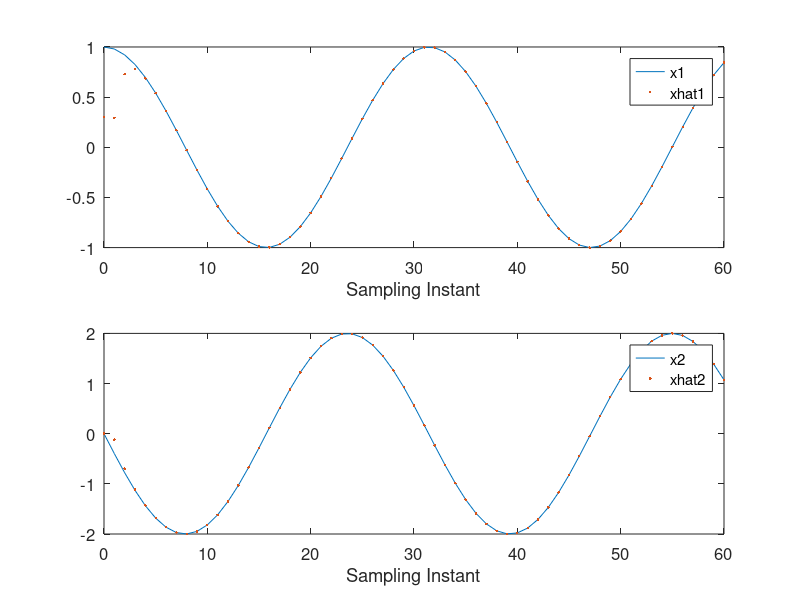

MATLAB code for this plot:
% Define the continuos-time model of the pendulum and discretize
w = 2;
Ap = [0 1; -w*w 0]; Bp = [0;1]; Cp = [0 1]; Dp = 0;
Gssc = ss(Ap,Bp,Cp,Dp);

Ts = 0.1;
Gssd = c2d(Gssc,Ts);

% Use pole-assignment technique in order to find the observer gain Kob
% Specify the desired closed-loops poles at 0.1 and 0.2

pole = [0.1 0.2];
Kob = place(Gssd.A', Gssd.C', pole)';

% Simulate the estimated state variables using the observer designed

u = 0;
x = [1;0];
x1(1) = 1;
x2(1) = 0;
y(1) = x2(1);

for k=1:60
    x = Gssd.A * x;
    x1(k+1) = x(1,1);
    x2(k+1) = x(2,1);
    y(k+1) = x2(k+1);
end

xhat = [0.3; 0.0];
xhat1(1) = 0.3;
xhat2(1) = 0;

% Simulate the response of observer

for k = 1:60
    xhat = Gssd.A*xhat + Kob*(y(k)-xhat2(k));
    xhat1(k+1) = xhat(1,1);
    xhat2(k+1) = xhat(2,1);
end

%% Plotting
figure;
kk = 0:60;
subplot(2,1,1);
plot(kk,x1,kk,xhat1,'.');
set(gca,'FontSize',12,'FontName','helvetica')
xlabel('Sampling Instant');
legend('x1','xhat1');
subplot(2,1,2);
plot(kk,x2,kk,xhat2,'.');
set(gca,'FontSize',12,'FontName','helvetica');
xlabel('Sampling Instant');
legend('x2','xhat2');


